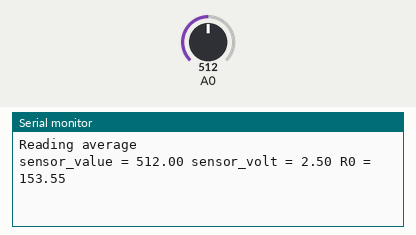
This sketch was run on a simulated Arduino Uno, built with avr-gcc and run on an emulated ATmega328P. Shown: the last lines printed to the serial monitor. The test bench sets the inputs (shaded band); at power-on: A0 = 512.

Above: at 1.2 s.
1.3 s: A0 set to 0
At 2.8 s:
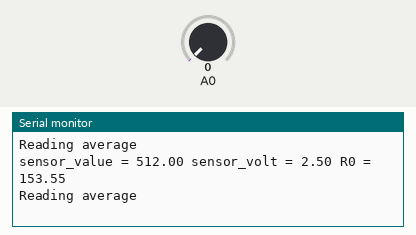
4.3 s: A0 set to 110
At 5.9 s:
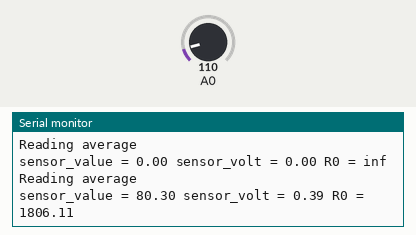
Timing chart, 0 to 7.4 s (numbered marks = the images above; inputs shaded):
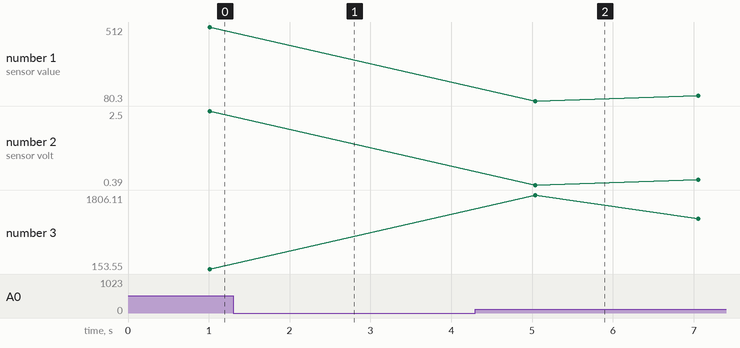

The sketch:

Gas_Calibration.ino
```cpp
void setup() {
    Serial.begin(9600);
}

void loop() {
    float sensor_volt;
    float RS_air;
    float R0;
    float sensor_value=0;

    Serial.println("Reading average");
    // measure 100 times, get the average
    for(int x = 0 ; x < 100 ; x++)
    {
        sensor_value = sensor_value + analogRead(A0);
        delay(10);
    }
    sensor_value = sensor_value/100.0; //averagev

    sensor_volt = sensor_value*(5.0/1023);
    RS_air = ((5.0-sensor_volt)/sensor_volt)*1000; // RL is 1k based on the module
    R0 = RS_air/6.5; // The ratio of RS/R0 is 6.5 in a clear air from the datasheet/graph shown

    Serial.print("sensor_value = ");
    Serial.print(sensor_value);

    Serial.print(" sensor_volt = ");
    Serial.print(sensor_volt);

    Serial.print(" R0 = ");
    Serial.println(R0);
    delay(1000);
}
```

Measured:
- after the input at 4.3 s, the serial monitor: prints a new line after 0.74 s (image 2)
- plotted number 1: 512 → 110 after the input at 4.3 s
- plotted number 2: 2.5 → 0.54 after the input at 4.3 s
- plotted number 3: 153.55 → 1276.92 after the input at 4.3 s
